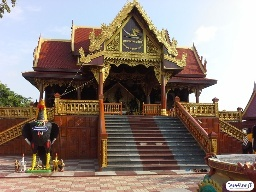
#> input picture datasets/images/image1.jpg, 256 x 192 px
$ jupyter execute ex1-09-thresholding.ipynb
#> lines starting #> are read from the running program, lines starting #| are printed output that depends on the picture; after the words box and inside, x2 and y2 are one past the last pixel; in counts of white or black regions, pixels touching at a corner belong together
[cell 1]
import cv2
import numpy as np

img = cv2.imread('../datasets/images/image1.jpg')
#> img is the input picture: shape (192, 256, 3); mean B, G, R 114.5, 124.6, 139.7

gry = cv2.cvtColor(img, cv2.COLOR_BGR2GRAY)
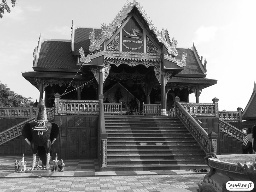
#> gry: shape (192, 256); min 2, max 255, mean 128

# simple thresholding
ret, th1 = cv2.threshold(gry, 100, 255, cv2.THRESH_BINARY)
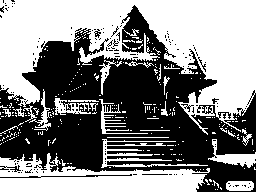
#> th1: shape (192, 256); 52.3% white; 155 black regions (148 under 20 px), largest, box (x1, y1, x2, y2) and area: (0, 5, 256, 192) 22736, (0, 174, 132, 178) 154, (0, 165, 21, 172) 55
# adaptive thresholding
th2 = cv2.adaptiveThreshold(gry, 255, cv2.ADAPTIVE_THRESH_GAUSSIAN_C, cv2.THRESH_BINARY, 55, 2)
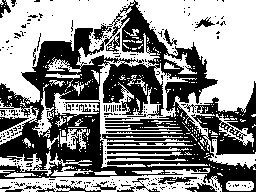
#> th2: shape (192, 256); 54.8% white; 298 black regions (277 under 20 px), largest, box (x1, y1, x2, y2) and area: (0, 0, 256, 192) 19831, (0, 117, 29, 132) 226, (56, 183, 117, 192) 198

cv2.imshow('Original', img)
cv2.imshow('Grayscale', gry)
cv2.imshow('Binary Thresholding', th1)
cv2.imshow('Adaptive (Gaussian) Thresholding', th2)
print('ret',ret)
cv2.waitKey(0)
cv2.destroyAllWindows()

$ run again, with datasets/images/image103.jpg copied over datasets/images/image1.jpg
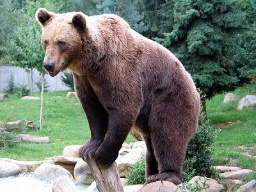
#> input picture datasets/images/image103.jpg, 256 x 192 px
#> img is the input picture: shape (192, 256, 3); mean B, G, R 110.3, 122.1, 112.6
#> `ret, th1 = cv2.threshold(gry, 100, 255, cv2.THRESH_BINARY)`:
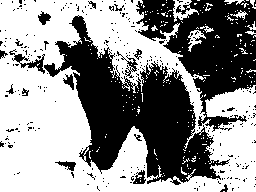
#> th1: shape (192, 256); 56.7% white; 281 black regions (264 under 20 px), largest, box (x1, y1, x2, y2) and area: (44, 15, 230, 185) 11949, (136, 0, 256, 132) 7620, (9, 49, 45, 74) 239
#> `th2 = cv2.adaptiveThreshold(gry, 255, cv2.ADAPTIVE_THRESH_GAUSSIAN_C, ..`:
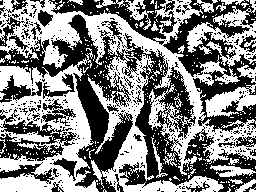
#> th2: shape (192, 256); 50.9% white; 421 black regions (388 under 20 px), largest, box (x1, y1, x2, y2) and area: (0, 14, 256, 192) 11827, (163, 0, 256, 132) 4502, (48, 0, 177, 45) 1793
